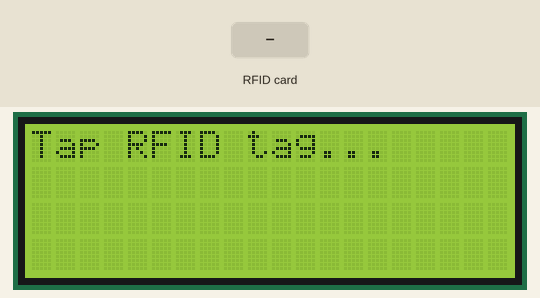
This sketch was run on a simulated ESP32. On the bench: 20×4 character LCD. The inputs (shaded band) are chosen by the test bench. WiFi joins after 1.5 s; servers stay silent unless stated; what the sketch prints to the serial monitor is not drawn.

Above: at 2.8 s.
2.9 s: RFID card 5E 7A 19 C4 held to the reader
At 3.2 s:
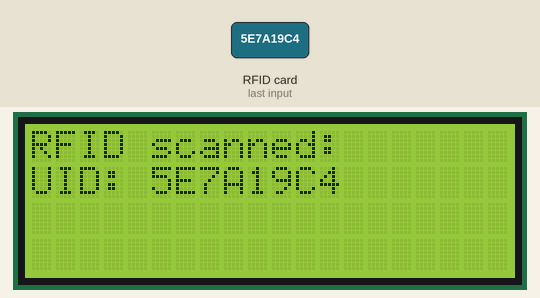
Timing chart, 0 to 5.9 s (numbered marks = the images above; inputs shaded):
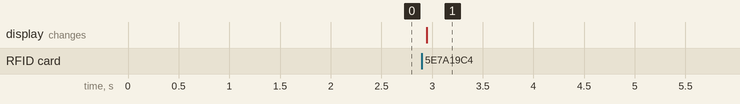

Measured:
- after the input at 2.9 s, the display: changes after 0.05 s (image 1)

The sketch:

rfid-reader.ino
```cpp
#include <WiFi.h>
#include <SPI.h>
#include <MFRC522.h>
#include <LiquidCrystal_I2C.h>

// RFID
#define SS_PIN  5
#define RST_PIN 27
MFRC522 rfid(SS_PIN, RST_PIN);

// LCD
LiquidCrystal_I2C lcd_i2c(0x27, 20, 4);

// WiFi credentials
const char* ssid     = "POCO F5";
const char* password = "Wout007!";

// Server
WiFiServer server(80);

// RFID UID storage
String lastUID = "No tag scanned yet";

void setup() {
  Serial.begin(115200);

  // RFID & LCD init
  SPI.begin();
  rfid.PCD_Init();
  lcd_i2c.init();
  lcd_i2c.backlight();

  // Show startup message
  lcd_i2c.setCursor(0, 0);
  lcd_i2c.print("Tap RFID tag...");

  // WiFi
  WiFi.begin(ssid, password);
  Serial.print("Connecting to WiFi");
  while (WiFi.status() != WL_CONNECTED) {
    delay(500);
    Serial.print(".");
  }

  Serial.println("\nWiFi connected!");
  Serial.print("IP: ");
  Serial.println(WiFi.localIP());
  server.begin();
}

void loop() {
  // Check RFID
  if (rfid.PICC_IsNewCardPresent() && rfid.PICC_ReadCardSerial()) {
    // Build UID string
    String uidString = "";
    for (int i = 0; i < rfid.uid.size; i++) {
      if (rfid.uid.uidByte[i] < 0x10) uidString += "0";
      uidString += String(rfid.uid.uidByte[i], HEX);
    }
    uidString.toUpperCase(); // make it uppercase for readability
    lastUID = uidString;

    // Show on LCD
    lcd_i2c.clear();
    lcd_i2c.setCursor(0, 0);
    lcd_i2c.print("RFID scanned:");
    lcd_i2c.setCursor(0, 1);
    lcd_i2c.print("UID: ");
    lcd_i2c.print(lastUID);

    Serial.println("New RFID tag scanned:");
    Serial.println(lastUID);

    // Stop communication
    rfid.PICC_HaltA();
    rfid.PCD_StopCrypto1();
  }

  // Handle web request
  WiFiClient client = server.available();
  if (client) {
    Serial.println("New Client Connected");

    while (client.connected()) {
      if (client.available()) {
        String request = client.readStringUntil('\r');
        Serial.println("Request: " + request);

        // Send response
        client.println("HTTP/1.1 200 OK");
        client.println("Content-type:text/plain");
        client.println();
        //client.print("Latest RFID UID: ");
        client.println(lastUID);
        break;
      }
    }

    delay(1);
    client.stop();
    Serial.println("Client Disconnected");
  }
}
```
